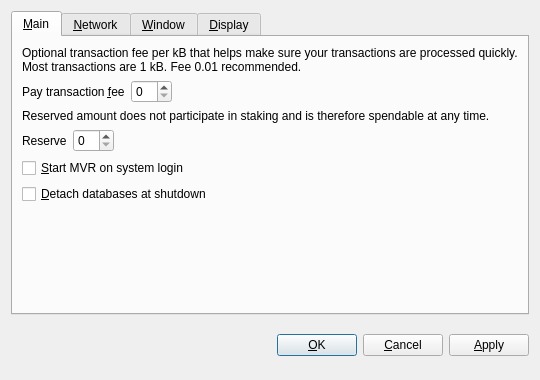
<?xml version="1.0" encoding="UTF-8"?>
<ui version="4.0">
 <class>OptionsDialog</class>
 <widget class="QDialog" name="OptionsDialog">
  <property name="geometry">
   <rect>
    <x>0</x>
    <y>0</y>
    <width>540</width>
    <height>380</height>
   </rect>
  </property>
  <property name="windowTitle">
   <string>Options</string>
  </property>
  <property name="modal">
   <bool>true</bool>
  </property>
  <layout class="QVBoxLayout" name="verticalLayout">
   <item>
    <widget class="QTabWidget" name="tabWidget">
     <property name="tabPosition">
      <enum>QTabWidget::North</enum>
     </property>
     <property name="currentIndex">
      <number>0</number>
     </property>
     <widget class="QWidget" name="tabMain">
      <attribute name="title">
       <string>&amp;Main</string>
      </attribute>
      <layout class="QVBoxLayout" name="verticalLayout_Main">
       <item>
        <widget class="QLabel" name="transactionFeeInfoLabel">
         <property name="text">
          <string>Optional transaction fee per kB that helps make sure your transactions are processed quickly. Most transactions are 1 kB. Fee 0.01 recommended.</string>
         </property>
         <property name="textFormat">
          <enum>Qt::PlainText</enum>
         </property>
         <property name="wordWrap">
          <bool>true</bool>
         </property>
        </widget>
       </item>
       <item>
        <layout class="QHBoxLayout" name="horizontalLayoutFee">
         <item>
          <widget class="QLabel" name="transactionFeeLabel">
           <property name="text">
            <string>Pay transaction &amp;fee</string>
           </property>
           <property name="textFormat">
            <enum>Qt::PlainText</enum>
           </property>
           <property name="buddy">
            <cstring>transactionFee</cstring>
           </property>
          </widget>
         </item>
         <item>
          <widget class="BitcoinAmountField" name="transactionFee"/>
         </item>
         <item>
          <spacer name="horizontalSpacerFee">
           <property name="orientation">
            <enum>Qt::Horizontal</enum>
           </property>
           <property name="sizeHint" stdset="0">
            <size>
             <width>40</width>
             <height>20</height>
            </size>
           </property>
          </spacer>
         </item>
        </layout>
       </item>
       <item>
        <widget class="QLabel" name="reserveBalanceInfoLabel">
         <property name="text">
          <string>Reserved amount does not participate in staking and is therefore spendable at any time.</string>
         </property>
         <property name="textFormat">
          <enum>Qt::PlainText</enum>
         </property>
         <property name="wordWrap">
          <bool>true</bool>
         </property>
        </widget>
       </item>
       <item>
        <layout class="QHBoxLayout" name="horizontalLayoutReserveBalance">
         <item>
          <widget class="QLabel" name="reserveBalanceLabel">
           <property name="text">
            <string>Reserve</string>
           </property>
           <property name="textFormat">
            <enum>Qt::PlainText</enum>
           </property>
           <property name="buddy">
            <cstring>reserveBalance</cstring>
           </property>
          </widget>
         </item>
         <item>
          <widget class="BitcoinAmountField" name="reserveBalance"/>
         </item>
         <item>
          <spacer name="horizontalSpacerReserveBalance">
           <property name="orientation">
            <enum>Qt::Horizontal</enum>
           </property>
           <property name="sizeHint" stdset="0">
            <size>
             <width>40</width>
             <height>20</height>
            </size>
           </property>
          </spacer>
         </item>
        </layout>
       </item>
       <item>
        <widget class="QCheckBox" name="bitcoinAtStartup">
         <property name="toolTip">
          <string>Automatically start MVR after logging in to the system.</string>
         </property>
         <property name="text">
          <string>&amp;Start MVR on system login</string>
         </property>
        </widget>
       </item>
       <item>
        <widget class="QCheckBox" name="detachDatabases">
         <property name="toolTip">
          <string>Detach block and address databases at shutdown. This means they can be moved to another data directory, but it slows down shutdown. The wallet is always detached.</string>
         </property>
         <property name="text">
          <string>&amp;Detach databases at shutdown</string>
         </property>
        </widget>
       </item>
       <item>
        <spacer name="verticalSpacer_Main">
         <property name="orientation">
          <enum>Qt::Vertical</enum>
         </property>
         <property name="sizeHint" stdset="0">
          <size>
           <width>20</width>
           <height>40</height>
          </size>
         </property>
        </spacer>
       </item>
      </layout>
     </widget>
     <widget class="QWidget" name="tabNetwork">
      <attribute name="title">
       <string>&amp;Network</string>
      </attribute>
      <layout class="QVBoxLayout" name="verticalLayout_Network">
       <item>
        <widget class="QCheckBox" name="mapPortUpnp">
         <property name="toolTip">
          <string>Automatically open the MVR client port on the router. This only works when your router supports UPnP and it is enabled.</string>
         </property>
         <property name="text">
          <string>Map port using &amp;UPnP</string>
         </property>
        </widget>
       </item>
       <item>
        <widget class="QCheckBox" name="connectSocks">
         <property name="toolTip">
          <string>Connect to the MVR network through a SOCKS proxy (e.g. when connecting through Tor).</string>
         </property>
         <property name="text">
          <string>&amp;Connect through SOCKS proxy:</string>
         </property>
        </widget>
       </item>
       <item>
        <layout class="QHBoxLayout" name="horizontalLayout_Network">
         <item>
          <widget class="QLabel" name="proxyIpLabel">
           <property name="text">
            <string>Proxy &amp;IP:</string>
           </property>
           <property name="textFormat">
            <enum>Qt::PlainText</enum>
           </property>
           <property name="buddy">
            <cstring>proxyIp</cstring>
           </property>
          </widget>
         </item>
         <item>
          <widget class="QValidatedLineEdit" name="proxyIp">
           <property name="maximumSize">
            <size>
             <width>140</width>
             <height>16777215</height>
            </size>
           </property>
           <property name="toolTip">
            <string>IP address of the proxy (e.g. 127.0.0.1)</string>
           </property>
          </widget>
         </item>
         <item>
          <widget class="QLabel" name="proxyPortLabel">
           <property name="text">
            <string>&amp;Port:</string>
           </property>
           <property name="textFormat">
            <enum>Qt::PlainText</enum>
           </property>
           <property name="buddy">
            <cstring>proxyPort</cstring>
           </property>
          </widget>
         </item>
         <item>
          <widget class="QLineEdit" name="proxyPort">
           <property name="maximumSize">
            <size>
             <width>55</width>
             <height>16777215</height>
            </size>
           </property>
           <property name="toolTip">
            <string>Port of the proxy (e.g. 9050)</string>
           </property>
          </widget>
         </item>
         <item>
          <widget class="QLabel" name="socksVersionLabel">
           <property name="text">
            <string>SOCKS &amp;Version:</string>
           </property>
           <property name="textFormat">
            <enum>Qt::PlainText</enum>
           </property>
           <property name="buddy">
            <cstring>socksVersion</cstring>
           </property>
          </widget>
         </item>
         <item>
          <widget class="QValueComboBox" name="socksVersion">
           <property name="toolTip">
            <string>SOCKS version of the proxy (e.g. 5)</string>
           </property>
          </widget>
         </item>
         <item>
          <spacer name="horizontalSpacer_Network">
           <property name="orientation">
            <enum>Qt::Horizontal</enum>
           </property>
           <property name="sizeHint" stdset="0">
            <size>
             <width>40</width>
             <height>20</height>
            </size>
           </property>
          </spacer>
         </item>
        </layout>
       </item>
       <item>
        <spacer name="verticalSpacer_Network">
         <property name="orientation">
          <enum>Qt::Vertical</enum>
         </property>
         <property name="sizeHint" stdset="0">
          <size>
           <width>20</width>
           <height>40</height>
          </size>
         </property>
        </spacer>
       </item>
      </layout>
     </widget>
     <widget class="QWidget" name="tabWindow">
      <attribute name="title">
       <string>&amp;Window</string>
      </attribute>
      <layout class="QVBoxLayout" name="verticalLayout_Window">
       <item>
        <widget class="QCheckBox" name="minimizeToTray">
         <property name="toolTip">
          <string>Show only a tray icon after minimizing the window.</string>
         </property>
         <property name="text">
          <string>&amp;Minimize to the tray instead of the taskbar</string>
         </property>
        </widget>
       </item>
       <item>
        <widget class="QCheckBox" name="minimizeOnClose">
         <property name="toolTip">
          <string>Minimize instead of exit the application when the window is closed. When this option is enabled, the application will be closed only after selecting Quit in the menu.</string>
         </property>
         <property name="text">
          <string>M&amp;inimize on close</string>
         </property>
        </widget>
       </item>
       <item>
        <spacer name="verticalSpacer_Window">
         <property name="orientation">
          <enum>Qt::Vertical</enum>
         </property>
         <property name="sizeHint" stdset="0">
          <size>
           <width>20</width>
           <height>40</height>
          </size>
         </property>
        </spacer>
       </item>
      </layout>
     </widget>
     <widget class="QWidget" name="tabDisplay">
      <attribute name="title">
       <string>&amp;Display</string>
      </attribute>
      <layout class="QVBoxLayout" name="verticalLayout_Display">
       <item>
        <layout class="QHBoxLayout" name="horizontalLayout_1_Display">
         <item>
          <widget class="QLabel" name="langLabel">
           <property name="text">
            <string>User Interface &amp;language:</string>
           </property>
           <property name="textFormat">
            <enum>Qt::PlainText</enum>
           </property>
           <property name="buddy">
            <cstring>lang</cstring>
           </property>
          </widget>
         </item>
         <item>
          <widget class="QValueComboBox" name="lang">
           <property name="toolTip">
            <string>The user interface language can be set here. This setting will take effect after restarting MVR.</string>
           </property>
          </widget>
         </item>
        </layout>
       </item>
       <item>
        <layout class="QHBoxLayout" name="horizontalLayout_2_Display">
         <item>
          <widget class="QLabel" name="unitLabel">
           <property name="text">
            <string>&amp;Unit to show amounts in:</string>
           </property>
           <property name="textFormat">
            <enum>Qt::PlainText</enum>
           </property>
           <property name="buddy">
            <cstring>unit</cstring>
           </property>
          </widget>
         </item>
         <item>
          <widget class="QValueComboBox" name="unit">
           <property name="toolTip">
            <string>Choose the default subdivision unit to show in the interface and when sending coins.</string>
           </property>
          </widget>
         </item>
        </layout>
       </item>
       <item>
        <widget class="QCheckBox" name="displayAddresses">
         <property name="toolTip">
          <string>Whether to show MVR addresses in the transaction list or not.</string>
         </property>
         <property name="text">
          <string>&amp;Display addresses in transaction list</string>
         </property>
        </widget>
       </item>
       <item>
        <widget class="QCheckBox" name="coinControlFeatures">
         <property name="toolTip">
          <string>Whether to show coin control features or not.</string>
         </property>
         <property name="text">
          <string>Display coin &amp;control features (experts only!)</string>
         </property>
        </widget>
       </item>
       <item>
        <spacer name="verticalSpacer_Display">
         <property name="orientation">
          <enum>Qt::Vertical</enum>
         </property>
         <property name="sizeHint" stdset="0">
          <size>
           <width>20</width>
           <height>40</height>
          </size>
         </property>
        </spacer>
       </item>
      </layout>
     </widget>
    </widget>
   </item>
   <item>
    <layout class="QHBoxLayout" name="horizontalLayout_Buttons">
     <item>
      <spacer name="horizontalSpacer_1">
       <property name="orientation">
        <enum>Qt::Horizontal</enum>
       </property>
       <property name="sizeHint" stdset="0">
        <size>
         <width>40</width>
         <height>48</height>
        </size>
       </property>
      </spacer>
     </item>
     <item>
      <widget class="QLabel" name="statusLabel">
       <property name="font">
        <font>
         <weight>75</weight>
         <bold>true</bold>
        </font>
       </property>
       <property name="text">
        <string/>
       </property>
       <property name="textFormat">
        <enum>Qt::PlainText</enum>
       </property>
       <property name="wordWrap">
        <bool>true</bool>
       </property>
      </widget>
     </item>
     <item>
      <spacer name="horizontalSpacer_2">
       <property name="orientation">
        <enum>Qt::Horizontal</enum>
       </property>
       <property name="sizeHint" stdset="0">
        <size>
         <width>40</width>
         <height>48</height>
        </size>
       </property>
      </spacer>
     </item>
     <item>
      <widget class="QPushButton" name="okButton">
       <property name="text">
        <string>&amp;OK</string>
       </property>
      </widget>
     </item>
     <item>
      <widget class="QPushButton" name="cancelButton">
       <property name="text">
        <string>&amp;Cancel</string>
       </property>
       <property name="autoDefault">
        <bool>false</bool>
       </property>
      </widget>
     </item>
     <item>
      <widget class="QPushButton" name="applyButton">
       <property name="text">
        <string>&amp;Apply</string>
       </property>
       <property name="autoDefault">
        <bool>false</bool>
       </property>
      </widget>
     </item>
    </layout>
   </item>
  </layout>
 </widget>
 <customwidgets>
  <customwidget>
   <class>BitcoinAmountField</class>
   <extends>QSpinBox</extends>
   <header>bitcoinamountfield.h</header>
  </customwidget>
  <customwidget>
   <class>QValueComboBox</class>
   <extends>QComboBox</extends>
   <header>qvaluecombobox.h</header>
  </customwidget>
  <customwidget>
   <class>QValidatedLineEdit</class>
   <extends>QLineEdit</extends>
   <header>qvalidatedlineedit.h</header>
  </customwidget>
 </customwidgets>
 <resources/>
 <connections/>
</ui>
